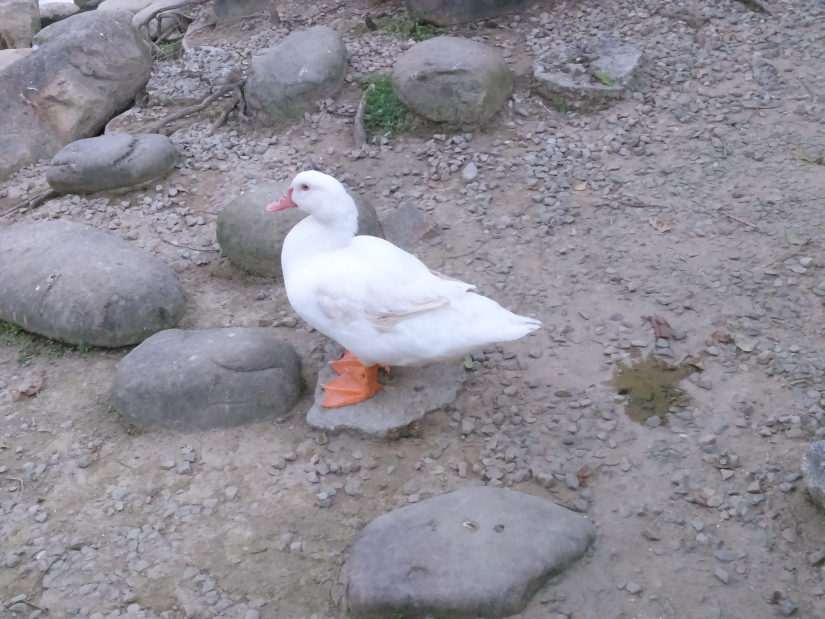
#> input picture duck.jpg, 825 x 619 px
$ python main.py duck.jpg
#> lines starting #> are read from the running program, lines starting #| are printed output that depends on the picture
#!/usr/bin/python3
import cv2
import numpy as np
import maxflow
import math

intersect = lambda rectA, offA, rectB, offB: tuple(np.subtract(np.minimum(np.add(offA, rectA), np.add(offB, rectB)), np.maximum(offA, offB)))
union     = lambda rectA, offA, rectB, offB: tuple(np.subtract(np.maximum(np.add(offA, rectA), np.add(offB, rectB)), np.minimum(offA, offB)))


def new_patch(image, patch, offset, show_cut):
#> called with offset = (400, 100), show_cut = False
    overlap_y, overlap_x = intersect(image.shape, (0, 0), patch.shape, offset)
#> overlap_y = 219; overlap_x = 725
    image_overlap = image[offset[0]:offset[0]+overlap_y, offset[1]:offset[1]+overlap_x]
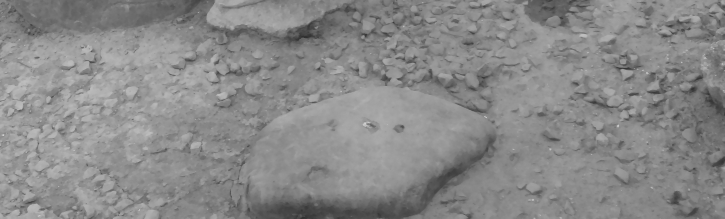
#> image_overlap: shape (219, 725); min 47, max 208, mean 137.2
    patch_overlap = patch[:overlap_y, :overlap_x]
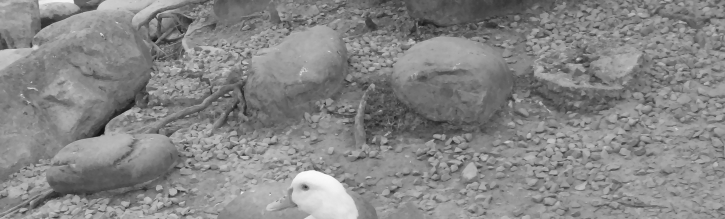
#> patch_overlap: shape (219, 725); min 19, max 251, mean 134.1

    g = maxflow.Graph[float]()
    nodes = g.add_grid_nodes((overlap_y, overlap_x))

    # edges between overlap and source/sink
    source, sink = (math.inf, 0), (0, math.inf)
    g.add_grid_tedges(nodes[1:, -1], *sink)     # right-bottom
    g.add_grid_tedges(nodes[-1,:-1], *sink)     # bottom-left
    g.add_grid_tedges(nodes[:-1, 0], *source)   # left-top
    g.add_grid_tedges(nodes[0,  1:], *source)   # top-right

    # edges in overlap, right and down respectively
    norm = np.abs(image_overlap.astype(float) - patch_overlap.astype(float)) / 256
    g.add_grid_edges(nodes, weights=(norm + np.roll(norm, -1, axis=1)), structure=np.array([[0, 0, 1]])  , symmetric=True)
    g.add_grid_edges(nodes, weights=(norm + np.roll(norm, -1, axis=0)), structure=np.array([[0, 0, 1]]).T, symmetric=True)

    flow = g.maxflow()
    print('maxflow: {}'.format(flow))

    # min-cut would divide the graph into two parts
    segments = g.get_grid_segments(nodes)
    overlap = np.where(segments, patch_overlap, image_overlap)
    if show_cut:
        cut = np.logical_or.reduce([np.logical_xor(segments, np.roll(segments,  1, axis=0)),
                                    np.logical_xor(segments, np.roll(segments,  1, axis=1)),
                                    np.logical_xor(segments, np.roll(segments, -1, axis=0)),
                                    np.logical_xor(segments, np.roll(segments, -1, axis=1))])
        cut[:, :1] = cut[:1, :] = cut[:, -1:] = cut[-1:, :] = False
        overlap = np.where(cut, [[0]], overlap)

    # copy the old image, patch, overlap to a new one
    result = np.ndarray(union(image.shape, (0, 0), patch.shape, offset))
    result[         :              image.shape[0],          :              image.shape[1]] = image[:, :]
    result[offset[0]:offset[0] +   patch.shape[0], offset[1]:offset[1] +   patch.shape[1]] = patch[:, :]
    result[offset[0]:offset[0] + overlap.shape[0], offset[1]:offset[1] + overlap.shape[1]] = overlap[:, :]
    return result.astype(np.uint8)


def main(args):
    image = cv2.imread(args.image, 0)
    patch = np.copy(image)

    image = new_patch(image, patch, (400, 100), args.cut)
    image = new_patch(image, patch, (200, 600), args.cut)

    cv2.imshow("Result", image)
    cv2.waitKey(0)


if __name__ == '__main__':
    import argparse
    parser = argparse.ArgumentParser(description='Image Synthesis with graph cut')
    parser.add_argument('image', metavar='IMAGE', help='original image to synthesis')
    parser.add_argument('-c', '--cut', action='store_true', help='show the minimum cut')
    main(parser.parse_args())
#> (the call stopped at in new_patch, `g = maxflow.Graph[float]()`: maxflow is not available in this run)
